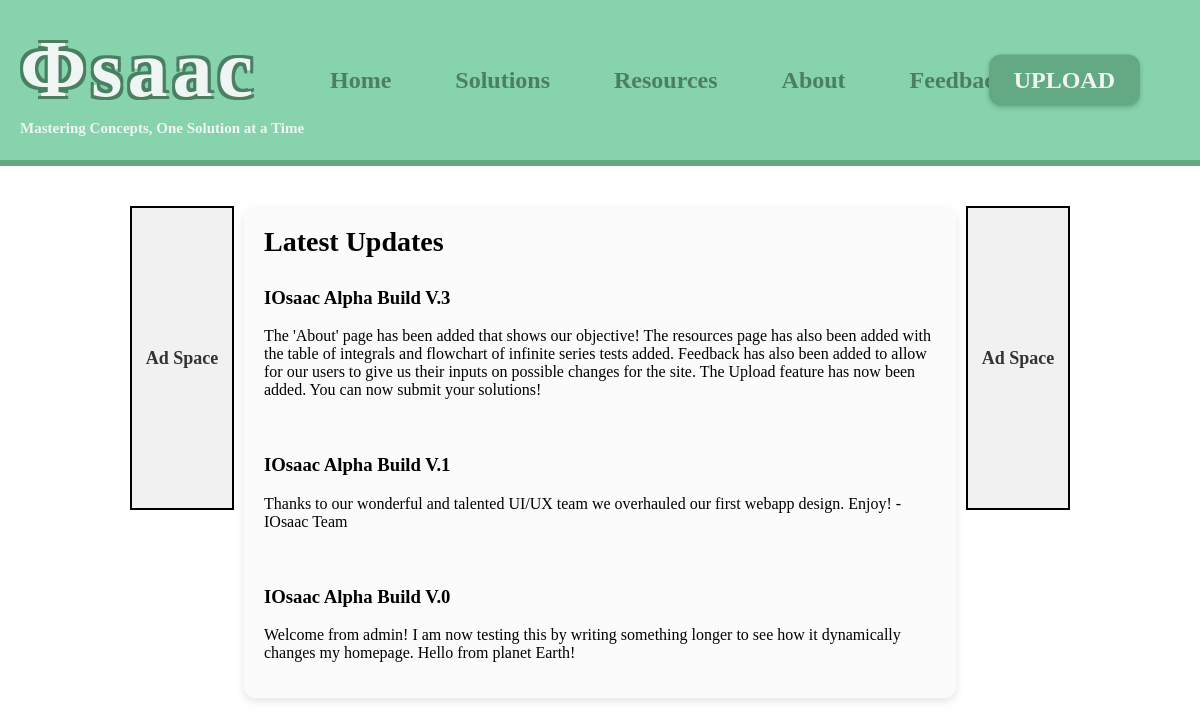
The page / on the database its author committed.
### solutions/models.py (models this page shows, shortened)
class Update(models.Model): # Enables news/updates from the admin panel
    title = models.CharField(max_length=255)
    content = models.TextField()
    created_at = models.DateTimeField(auto_now_add=True)

### solutions/views.py (the view)
# urls.py: 2. Add a URL to urlpatterns:  path('', views.home, name='home')
def home(request): # Home page
    chapters = Chapter.objects.all()
    updates = Update.objects.all().order_by('-created_at')  # Retrieve all updates, ordered by the most recent
    return render(request, "solutions/home.html", {"chapters": chapters, "updates": updates})

### solutions/templates/solutions/home.html (shortened to what this page needs)
<!DOCTYPE html>
<html lang="en">
<head>
</head>
<body>
    <div class="top-section">
        <div style="display: flex; flex-direction: column; align-items: flex-start;">
            <a href="/" class="logo">Φsaac</a>
            <div class="logo-text">Mastering Concepts, One Solution at a Time</div>
        </div>
        <div class="button-container">
            <a href="/" class="nav-button">Home</a>
            <a href="{% url 'chapter_list' %}" class="nav-button">Solutions</a>
            <a href="/resources" class="nav-button">Resources</a>
            <a href="/about" class="nav-button">About</a>
            <a href="/feedback" class="nav-button">Feedback</a>
        </div>
        <a href="/upload" class="upload-button">UPLOAD</a>
    </div>
    <div class="divider-line"></div>
    <div class="content-wrapper">
        <div class="ad-space">Ad Space</div>
        <div class="content-section">
            <div class="content-title">Latest Updates</div>
            <div class="updates-list">
                {% for update in updates %}
                    <div class="update-item">
                        <h3>{{ update.title }}</h3>
                        <p>{{ update.content }}</p>
                    </div>
                {% empty %}
                    <p>No updates available.</p>
                {% endfor %}
            </div>
        </div>
        <div class="ad-space">Ad Space</div>
    </div>
</body>
</html>

### solutions/templates/solutions/home.html (style rules this page uses)
html, body { height: 100%; width: 100%; margin: 0; padding: 0; overflow-x: hidden; }
.top-section { width: 100%; height: 20vh; background-color: #86d3ad; position: relative; display: flex; align-items: center; padding: 0 20px; }
.logo { font-size: 80px; font-weight: 900; color: #eff5f2; text-shadow: -3px -3px 0 #4b7f63, 3px -3px 0 #4b7f63, -3px 3px 0 #4b7f63, 3px 3px 0 #4b7f63; text-decoration: none; letter-spacing: 5px; font-smooth: always; -webkit-font-smoothing: antialiased; -moz-osx-font-smoothing: grayscale; text-rendering: optimizeLegibility; margin-right: 50px; }
.logo:visited, .logo:active, .logo:hover, .logo:link { text-decoration: none; }
.logo-text { font-size: 15px; font-weight: 600; color: #eff5f2; margin-top: 5px; }
.button-container { display: flex; gap: 20px; }
.nav-button { background-color: #86d3ad; color: #4b7f63; font-size: 24px; font-weight: bold; padding: 10px 20px; border: 2px solid #86d3ad; border-radius: 12px; cursor: pointer; text-decoration: none; transition: background 0.3s ease, transform 0.2s ease; }
.upload-button { position: absolute; right: 100px; top: 50%; transform: translateY(-50%); background-color: #63a984; color: #eff5f2; font-size: 24px; font-weight: bold; padding: 12px 25px; border: none; border-radius: 12px; cursor: pointer; text-decoration: none; transition: background 0.3s, transform 0.2s; box-shadow: 0 2px 5px rgba(0, 0, 0, 0.2); }
.content-wrapper { display: flex; flex-wrap: nowrap; justify-content: center; align-items: flex-start; margin: 40px auto; width: 80%; max-width: 1200px; flex-direction: row; }
.content-section { width: 100%; max-width: 900px; padding: 20px; background-color: #f9f9f992; border-radius: 12px; box-shadow: 0px 4px 8px rgba(0, 0, 0, 0.1); overflow: hidden; }
.content-title { font-size: 28px; font-weight: bold; margin-bottom: 10px; }
.updates-list { max-height: 500px; overflow-y: auto; overflow-x: hidden; display: flex; flex-direction: column; gap: 20px; }
.update-item { word-wrap: break-word; }
.ad-space { width: 10%; min-width: 100px; max-width: 160px; height: 300px; border: 2px solid black; display: flex; align-items: center; justify-content: center; font-size: 18px; font-weight: bold; color: #333; background-color: #f1f1f1; margin: 0 10px; }
.divider-line { width: 100%; height: 6px; background-color: #63a984; margin: 0; border: none; }

### rows shown on the page
Update: title "IOsaac Alpha Build V.3", content "The 'About' page has been added that shows our objective! The resources page has also been added with the table of integrals and flowchart of infinite series tests added. Feedback has also been added to allow for our users to give us their inputs on possible changes for the site. The Upload feature has now been added. You can now submit your solutions!"
Update: title "IOsaac Alpha Build V.1", content "Thanks to our wonderful and talented UI/UX team we overhauled our first webapp design. Enjoy! - IOsaac Team"
Update: title "IOsaac Alpha Build V.0", content "Welcome from admin! I am now testing this by writing something longer to see how it dynamically changes my homepage. Hello from planet Earth!"
